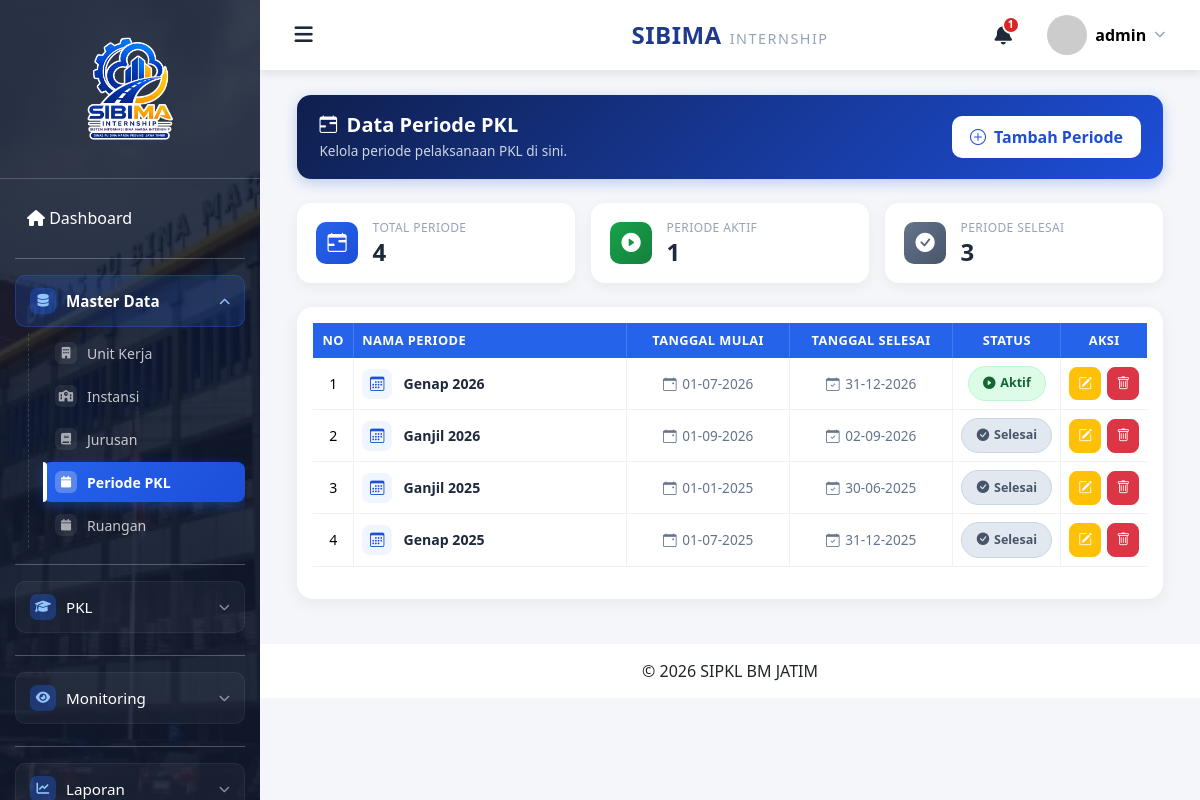
Screenshot of /admin/periode_pkl/index.php (signed in) with the database file from the repository.
### tables this page shows
CREATE TABLE `periode_pkl` (
  `id` bigint(20) NOT NULL,
  `nama_periode` varchar(100) DEFAULT NULL,
  `tanggal_mulai` date DEFAULT NULL,
  `tanggal_selesai` date DEFAULT NULL,
  `status` enum('aktif','selesai') DEFAULT 'aktif',
  `created_at` timestamp NULL DEFAULT NULL,
  `updated_at` timestamp NULL DEFAULT NULL
);

### admin/periode_pkl/index.php (the view, shortened to what this page needs)
<?php
    include "../../config/config.php";
    $data = mysqli_query($conn, "
SELECT *
FROM periode_pkl
ORDER BY id DESC
");
    $statPeriode = mysqli_fetch_assoc(mysqli_query($conn, "
    SELECT COUNT(*) AS total_periode,
           SUM(CASE WHEN status = 'aktif' THEN 1 ELSE 0 END) AS total_aktif,
           SUM(CASE WHEN status != 'aktif' THEN 1 ELSE 0 END) AS total_selesai
    FROM periode_pkl
"));
    $totalPeriode = $statPeriode['total_periode'] ?? 0;
    $totalAktif   = $statPeriode['total_aktif'] ?? 0;
    $totalSelesai = $statPeriode['total_selesai'] ?? 0;
    include "../../include/header.php";
    include "../../include/navbar.php";
    include "../../include/sidebar.php";
?>
<div class="container-fluid">
    <div class="page-header-bar">
        <div>
            <h3><i class="bi bi-calendar-range me-2"></i>Data Periode PKL</h3>
            <p>Kelola periode pelaksanaan PKL di sini.</p>
        </div>
        <a href="tambah.php" class="btn btn-tambah">
            <i class="bi bi-plus-circle me-1"></i> Tambah Periode
        </a>
    </div>
    <div class="stat-row">
        <div class="stat-card">
            <div class="stat-icon blue"><i class="bi bi-calendar-range"></i></div>
            <div>
                <small>Total Periode</small>
                <h4><?php echo $totalPeriode; ?></h4>
            </div>
        </div>
        <div class="stat-card">
            <div class="stat-icon green"><i class="bi bi-play-circle-fill"></i></div>
            <div>
                <small>Periode Aktif</small>
                <h4><?php echo $totalAktif; ?></h4>
            </div>
        </div>
        <div class="stat-card">
            <div class="stat-icon gray"><i class="bi bi-check-circle-fill"></i></div>
            <div>
                <small>Periode Selesai</small>
                <h4><?php echo $totalSelesai; ?></h4>
            </div>
        </div>
    </div>
    <div class="card card-table">
        <div class="card-body">
            <div class="table-responsive">
                <table id="tabelPeriode" class="table table-hover table-modern-periode">
                    <thead>
                        <tr>
                            <th width="5%">No</th>
                            <th class="text-left-col" width="35%">Nama Periode</th>
                            <th width="20%">Tanggal Mulai</th>
                            <th width="20%">Tanggal Selesai</th>
                            <th width="10%">Status</th>
                            <th width="10%">Aksi</th>
                        </tr>
                    </thead>
                    <tbody>
                        <?php
                        $no = 1;
                        if (mysqli_num_rows($data) > 0) {
                            while ($row = mysqli_fetch_assoc($data)) {
                                $nama_periode_rapi = ucwords(strtolower($row['nama_periode']));
                            ?>
                        <tr>
                            <td><?php echo $no++; ?></td>
                            <td class="text-left-col">
                                <a href="daftar_pendaftaran.php?id=<?php echo $row['id']; ?>"
                                    class="text-decoration-none d-flex align-items-center justify-content-start text-start" title="Lihat pendaftaran periode <?php echo htmlspecialchars($nama_periode_rapi); ?>">
                                    <span class="periode-icon"><i class="bi bi-calendar3"></i></span>
                                    <span class="periode-name"><?php echo htmlspecialchars($nama_periode_rapi); ?></span>
                                </a>
                            </td>
                            <td>
                                <span class="tanggal-cell">
                                    <i class="bi bi-calendar-event"></i>
                                    <?php echo date('d-m-Y', strtotime($row['tanggal_mulai'])); ?>
                                </span>
                            </td>
                            <td>
                                <span class="tanggal-cell">
                                    <i class="bi bi-calendar-check"></i>
                                    <?php echo date('d-m-Y', strtotime($row['tanggal_selesai'])); ?>
                                </span>
                            </td>
                            <td>
                                <?php if ($row['status'] == "aktif") {?>
                                <span class="badge-soft badge-soft-aktif">
                                    <i class="bi bi-play-circle-fill"></i> Aktif
                                </span>
                                <?php } else {?>
                                <span class="badge-soft badge-soft-selesai">
                                    <i class="bi bi-check-circle-fill"></i> Selesai
                                </span>
                                <?php }?>
                            </td>
                            <td>
                                <div class="action-group">
                                    <a href="edit.php?id=<?php echo $row['id']; ?>"
                                        class="btn btn-warning btn-sm text-white" title="Edit">
                                        <i class="bi bi-pencil-square"></i>
                                    </a>
                                    <button type="button" class="btn btn-danger btn-sm btnHapus"
                                        data-id="<?php echo $row['id']; ?>" title="Hapus">
                                        <i class="bi bi-trash"></i>
                                    </button>
                                </div>
                            </td>
                        </tr>
                        <?php
                            }
                        }
                    ?>
                    </tbody>
                </table>
            </div>
        </div>
    </div>
</div>
<?php
    include "../../include/footer.php";
?>

### assets/css/style.css (style rules this page uses)
* { margin:0; padding:0; box-sizing:border-box; }
body { background:#f4f6f9; font-family:'Segoe UI',sans-serif; }
a { text-decoration:none; }
.card { border:none; border-radius:15px; box-shadow:0 5px 15px rgba(0,0,0,.08); }

### admin/periode_pkl/index.php (style rules this page uses)
.page-header-bar { display: flex; justify-content: space-between; align-items: center; margin-bottom: 1.5rem; background: linear-gradient(135deg, #0f1f4d, #1d4ed8); border-radius: 14px; padding: 1.1rem 1.4rem; box-shadow: 0 4px 14px rgba(29, 78, 216, 0.25); }
.page-header-bar h3 { font-weight: 700; color: #fff; margin: 0; font-size: 1.25rem; display: flex; align-items: center; }
.page-header-bar h3 i { font-size: 1.1rem; margin-right: 0.6rem !important; }
.page-header-bar p { color: #cbd5e1; font-size: 0.85rem; margin: 0.25rem 0 0; }
.page-header-bar .btn-tambah { background: #fff; color: #1d4ed8; box-shadow: none; }
.btn-tambah { border-radius: 10px; font-weight: 600; padding: 0.55rem 1.1rem; border: none; }
.stat-row { display: grid; grid-template-columns: repeat(3, 1fr); gap: 1rem; margin-bottom: 1.5rem; }
.stat-card { background: #fff; border-radius: 14px; padding: 1rem 1.2rem; display: flex; align-items: center; gap: 0.9rem; box-shadow: 0 4px 14px rgba(0, 0, 0, 0.05); }
.stat-icon { width: 42px; height: 42px; border-radius: 10px; display: flex; align-items: center; justify-content: center; font-size: 1.2rem; color: #fff; flex-shrink: 0; }
.stat-icon.blue { background: linear-gradient(135deg, #2563eb, #1d4ed8); }
.stat-icon.green { background: linear-gradient(135deg, #16a34a, #15803d); }
.stat-icon.gray { background: linear-gradient(135deg, #64748b, #475569); }
.stat-card small { display: block; color: #94a3b8; font-size: 0.75rem; text-transform: uppercase; letter-spacing: 0.4px; }
.stat-card h4 { margin: 0.1rem 0 0; font-weight: 700; color: #1e293b; }
.card-table { border: none; border-radius: 16px; box-shadow: 0 4px 18px rgba(0, 0, 0, 0.06); }
table.table-modern-periode { border-collapse: separate !important; border-spacing: 0; width: 100% !important; }
table.table-modern-periode thead th { background: #2563eb; color: #fff; border: none !important; font-size: 0.8rem; text-transform: uppercase; letter-spacing: 0.4px; white-space: nowrap; text-align: center; border-right: 1px solid rgba(255, 255, 255, 0.15) !important; }
table.table-modern-periode thead th:last-child { border-right: none !important; }
table.table-modern-periode thead th.text-left-col { text-align: left; }
table.table-modern-periode tbody td { vertical-align: middle; font-size: 0.88rem; border-color: #eef1f5 !important; text-align: center; border-right: 1px solid #eef1f5; }
table.table-modern-periode tbody td.text-left-col { text-align: left !important; }
table.table-modern-periode tbody td:last-child { border-right: none; }
.periode-icon { width: 30px; height: 30px; border-radius: 8px; background: #eff6ff; color: #1d4ed8; display: inline-flex; align-items: center; justify-content: center; margin-right: 0.7rem; font-size: 0.9rem; flex-shrink: 0; }
.periode-name { font-weight: 600; color: #1e293b; }
.tanggal-cell { display: inline-flex; align-items: center; gap: 0.35rem; color: #64748b; font-size: 0.85rem; }
.badge-soft { padding: 0.45rem 0.9rem; border-radius: 30px; font-weight: 600; font-size: 0.78rem; display: inline-flex; align-items: center; gap: 0.3rem; white-space: nowrap; }
.badge-soft-aktif { background: #dcfce7; color: #166534; border: 1px solid #bbf7d0; }
.badge-soft-selesai { background: #e2e8f0; color: #475569; border: 1px solid #cbd5e1; }
.action-group { display: flex; align-items: center; justify-content: center; gap: 0.4rem; }
.action-group .btn { border-radius: 8px; font-size: 0.85rem; padding: 0.35rem 0.5rem; }

### rows the page displays
periode_pkl: nama_periode "Genap 2026", tanggal_mulai "01-07-2026", tanggal_selesai "31-12-2026", status "aktif" (drawn)
periode_pkl: nama_periode "Ganjil 2026", tanggal_mulai "01-09-2026", tanggal_selesai "02-09-2026", status "selesai" (drawn)
periode_pkl: nama_periode "Ganjil 2025", tanggal_mulai "01-01-2025", tanggal_selesai "30-06-2025", status "selesai" (drawn)
periode_pkl: nama_periode "Genap 2025", tanggal_mulai "01-07-2025", tanggal_selesai "31-12-2025", status "selesai" (drawn)

### other values shown
$totalNotifikasi "1"
$_SESSION['nama'] "admin"
$totalPeriode "4"
$totalAktif "1"
$totalSelesai "3"
